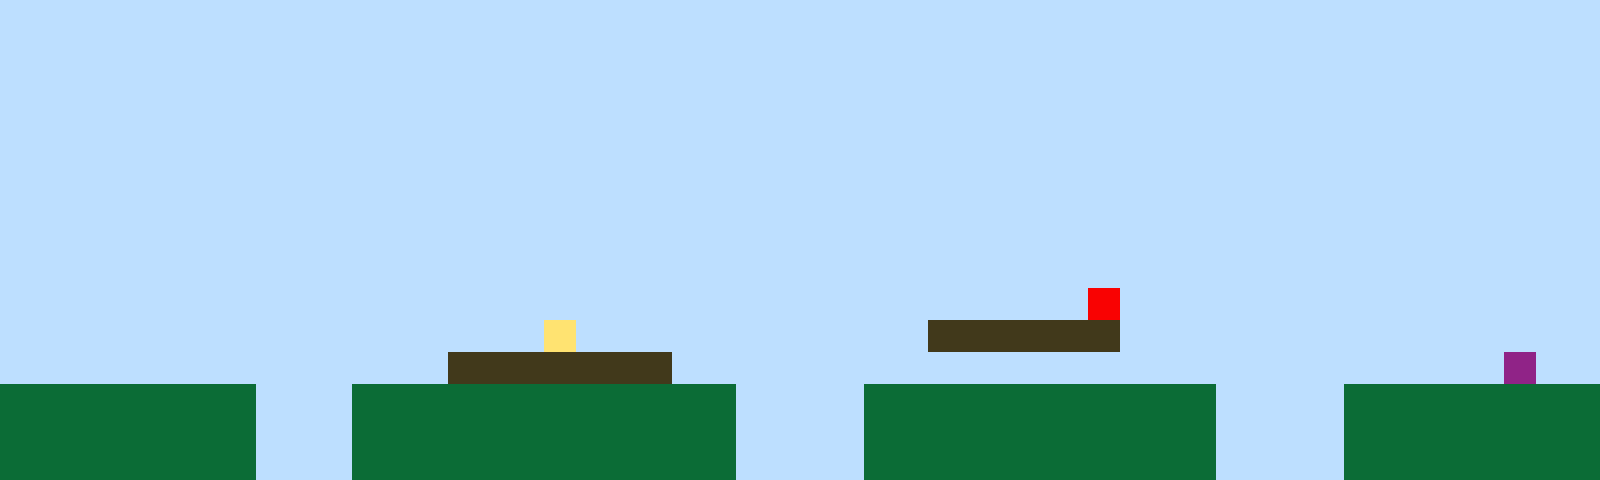

This game map was drawn from its Tiled (.tmx) file and the tilesets committed beside it. A one-line description and the full map source follow:
An orthogonal 50x15 tile map with 32x32 px tiles, 1 tile layer (Tile Layer 1).

<map version="1.10" tiledversion="1.11.2" orientation="orthogonal" renderorder="right-up" width="50" height="15" tilewidth="32" tileheight="32" infinite="0" nextlayerid="2" nextobjectid="1"><editorsettings><export target="map1.csv" format="csv" /></editorsettings><tileset firstgid="1" name="sprites" tilewidth="32" tileheight="32" tilecount="6" columns="3"><image source="sprites.png" width="96" height="64" /></tileset><layer id="1" name="Tile Layer 1" width="50" height="15"><data encoding="csv">1,1,1,1,1,1,1,1,1,1,1,1,1,1,1,1,1,1,1,1,1,1,1,1,1,1,1,1,1,1,1,1,1,1,1,1,1,1,1,1,1,1,1,1,1,1,1,1,1,1,1,1,1,1,1,1,1,1,1,1,1,1,1,1,1,1,1,1,1,1,1,1,1,1,1,1,1,1,1,1,1,1,1,1,1,1,1,1,1,1,1,1,1,1,1,1,1,1,1,1,1,1,1,1,1,1,1,1,1,1,1,1,1,1,1,1,1,1,1,1,1,1,1,1,1,1,1,1,1,1,1,1,1,1,1,1,1,1,1,1,1,1,1,1,1,1,1,1,1,1,1,1,1,1,1,1,1,1,1,1,1,1,1,1,1,1,1,1,1,1,1,1,1,1,1,1,1,1,1,1,1,1,1,1,1,1,1,1,1,1,1,1,1,1,1,1,1,1,1,1,1,1,1,1,1,1,1,1,1,1,1,1,1,1,1,1,1,1,1,1,1,1,1,1,1,1,1,1,1,1,1,1,1,1,1,1,1,1,1,1,1,1,1,1,1,1,1,1,1,1,1,1,1,1,1,1,1,1,1,1,1,1,1,1,1,1,1,1,1,1,1,1,1,1,1,1,1,1,1,1,1,1,1,1,1,1,1,1,1,1,1,1,1,1,1,1,1,1,1,1,1,1,1,1,1,1,1,1,1,1,1,1,1,1,1,1,1,1,1,1,1,1,1,1,1,1,1,1,1,1,1,1,1,1,1,1,1,1,1,1,1,1,1,1,1,1,1,1,1,1,1,1,1,1,1,1,1,1,1,1,1,1,1,1,1,1,1,1,1,1,1,1,1,1,1,1,1,1,1,1,1,1,1,1,1,1,1,1,1,1,1,1,1,1,1,1,1,1,1,1,1,1,1,1,1,1,1,1,1,1,1,1,1,1,1,1,1,1,1,1,1,1,1,1,1,1,1,1,1,1,1,1,1,1,1,1,1,1,1,1,1,1,1,1,1,1,1,1,1,1,1,1,1,1,1,1,1,1,1,1,1,1,1,1,1,1,1,1,1,1,1,1,1,1,1,1,1,1,1,1,1,1,1,1,5,1,1,1,1,1,1,1,1,1,1,1,1,1,1,1,1,1,1,1,1,1,1,1,1,1,1,1,1,1,1,1,1,4,1,1,1,1,1,1,1,1,1,1,1,3,3,3,3,3,3,1,1,1,1,1,1,1,1,1,1,1,1,1,1,1,1,1,1,1,1,1,1,1,1,1,1,1,1,1,3,3,3,3,3,3,3,1,1,1,1,1,1,1,1,1,1,1,1,1,1,1,1,1,1,1,1,1,1,1,1,1,1,6,1,1,2,2,2,2,2,2,2,2,1,1,1,2,2,2,2,2,2,2,2,2,2,2,2,1,1,1,1,2,2,2,2,2,2,2,2,2,2,2,1,1,1,1,2,2,2,2,2,2,2,2,2,2,2,2,2,2,2,2,1,1,1,2,2,2,2,2,2,2,2,2,2,2,2,1,1,1,1,2,2,2,2,2,2,2,2,2,2,2,1,1,1,1,2,2,2,2,2,2,2,2,2,2,2,2,2,2,2,2,1,1,1,2,2,2,2,2,2,2,2,2,2,2,2,1,1,1,1,2,2,2,2,2,2,2,2,2,2,2,1,1,1,1,2,2,2,2,2,2,2,2</data></layer></map>
